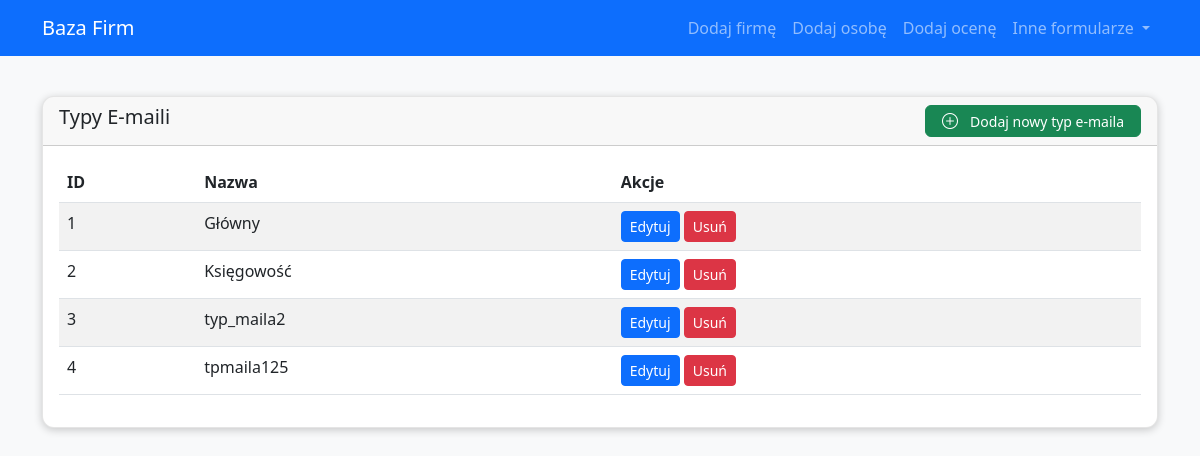
The app's page /email_types, older data.
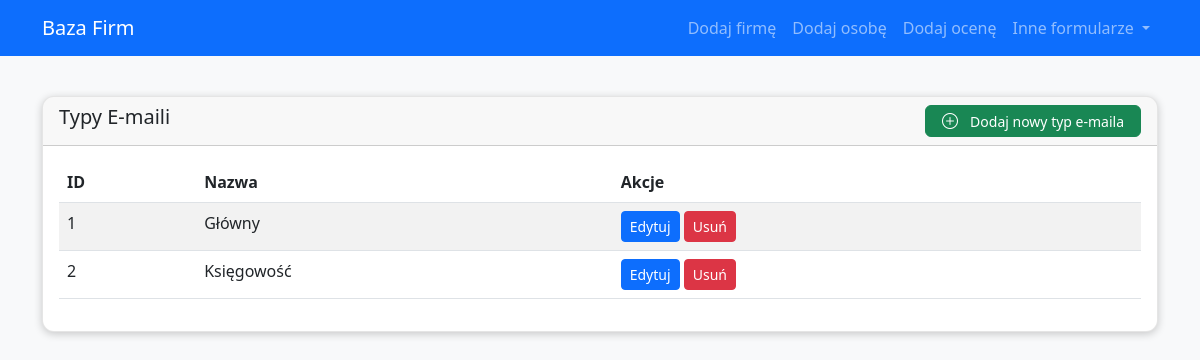
The same page, newer data.
### app/models.py (models this page shows)
class EmailTyp(db.Model):
    __tablename__ = 'EMAIL_TYP'
    ID_EMAIL_TYP = db.Column(db.Integer, primary_key=True)
    Typ_emaila = db.Column(db.Text)
    emails = db.relationship('Email', backref='typ_emaila', lazy='dynamic')

### app/routes.py (the view)
@main.route('/email_types')
def list_email_types():
    email_types = EmailTyp.query.all()
    return render_template('email_types.html', items=email_types, title='Typy E-maili')

### app/templates/email_types.html
{% extends 'base.html' %}
{% block content %}
<div class="row">
    <div class="col-12">
        <div class="card">
            <div class="card-header d-flex justify-content-between align-items-center">
                <h5 class="card-title">{{ title }}</h5>
                 <a href="{{ url_for('main.new_email_type') }}" class="btn btn-success btn-sm">
                    <i class="bi bi-plus-circle"></i> Dodaj nowy typ e-maila
                </a>
            </div>
            <div class="card-body">
                <table class="table table-striped">
                    <thead>
                        <tr>
                            <th>ID</th>
                            <th>Nazwa</th>
                            <th>Akcje</th>
                        </tr>
                    </thead>
                    <tbody>
                        {% for item in items %}
                        <tr>
                            <td>{{ item.ID_EMAIL_TYP }}</td>
                            <td>{{ item.Typ_emaila }}</td>
                            <td>
                                <a href="{{ url_for('main.edit_email_type', id=item.ID_EMAIL_TYP) }}" class="btn btn-sm btn-primary">Edytuj</a>
                                <form action="{{ url_for('main.delete_email_type', id=item.ID_EMAIL_TYP) }}" method="POST" style="display: inline;">
                                    <button type="submit" class="btn btn-sm btn-danger" onclick="return confirm('Czy na pewno chcesz usunąć ten typ e-maila?');">Usuń</button>
                                </form>
                            </td>
                        </tr>
                        {% endfor %}
                    </tbody>
                </table>
            </div>
        </div>
    </div>
</div>
{% endblock %}

Row changes from the older to the newer data that the page shows:
removed EmailTyp: ID_EMAIL_TYP "3", Typ_emaila "typ_maila2"
removed EmailTyp: ID_EMAIL_TYP "4", Typ_emaila "tpmaila125"
